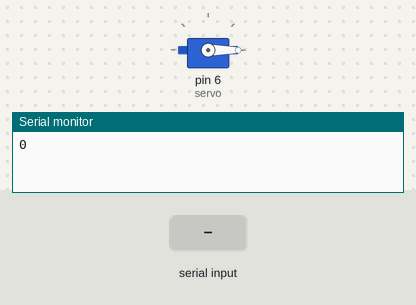
Bench run of a sketch on a simulated Arduino Uno, built with avr-gcc and run on an emulated ATmega328P. Parts: servo, the last lines printed to the serial monitor. The test bench sets the inputs (shaded band).

Above: at 1.2 s.
1.3 s: "30,150\n" received over Serial
At 3.1 s:
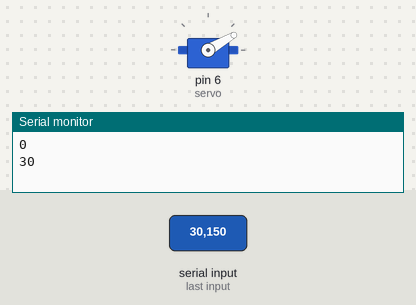
4.3 s: "200\n" received over Serial
At 6.1 s:
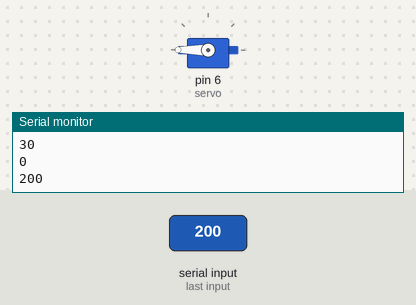
7.3 s: "90,45\n" received over Serial
At 9.0 s:
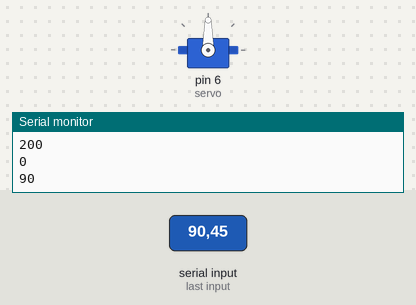
10.3 s: "90\n" received over Serial
At 13.1 s:
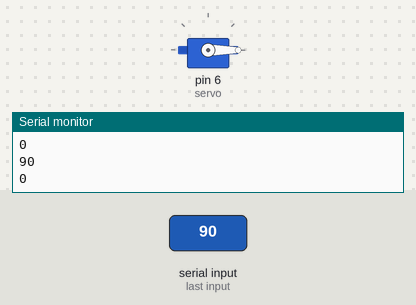
Timing chart, 0 to 14.3 s (numbered marks = the images above; inputs shaded):
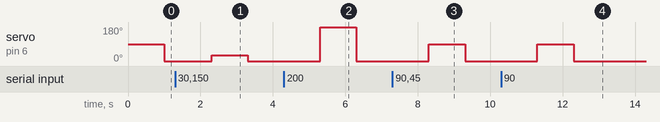

Measured:
- after the input at 1.3 s, servo on pin 6 (servo): 0° → 30° after 1.0 s, → 0° 1.0 s later
- after the input at 4.3 s, servo on pin 6 (servo): 0° → 180° after 1.0 s, → 0° 1.0 s later
- after the input at 7.3 s, servo on pin 6 (servo): 0° → 90° after 1.0 s, → 0° 1.0 s later
- after the input at 10.3 s, servo on pin 6 (servo): 0° → 90° after 1.0 s, → 0° 1.0 s later

The sketch:

braco_robotico.ino
```cpp
#include <Servo.h>

Servo servo;

void setup() {
  Serial.begin(9600);
  servo.attach(6);
}

void loop() {
  while (!Serial.available()){
    int x = Serial.readString().toInt();
    servo.write(x);
    Serial.println(x);
  }
}
```
